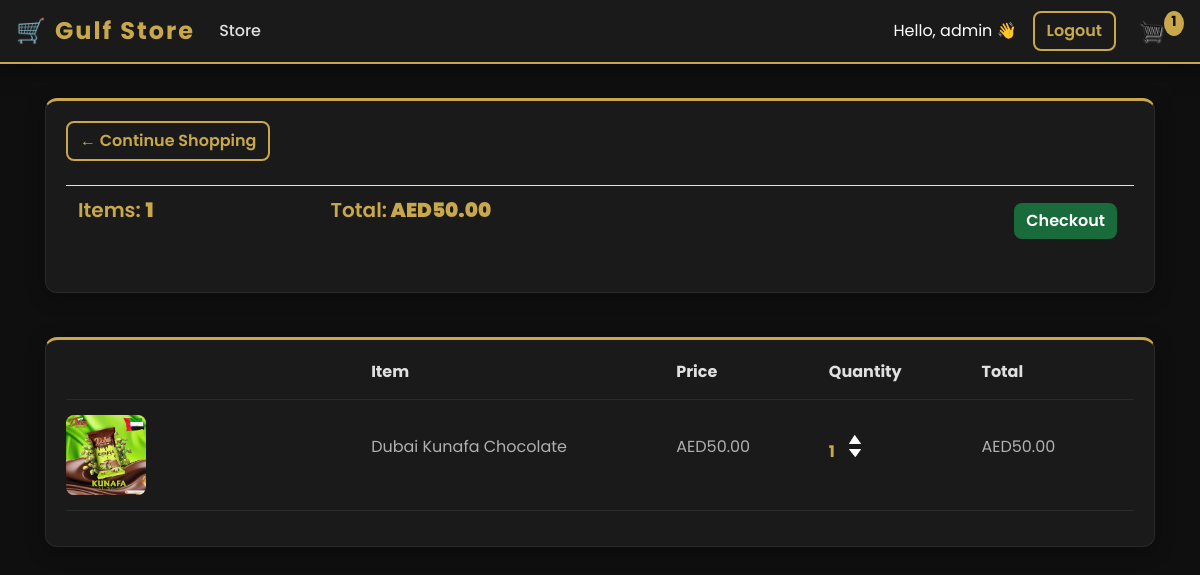
/cart/ (signed in), run on an earlier commit of the app's database.
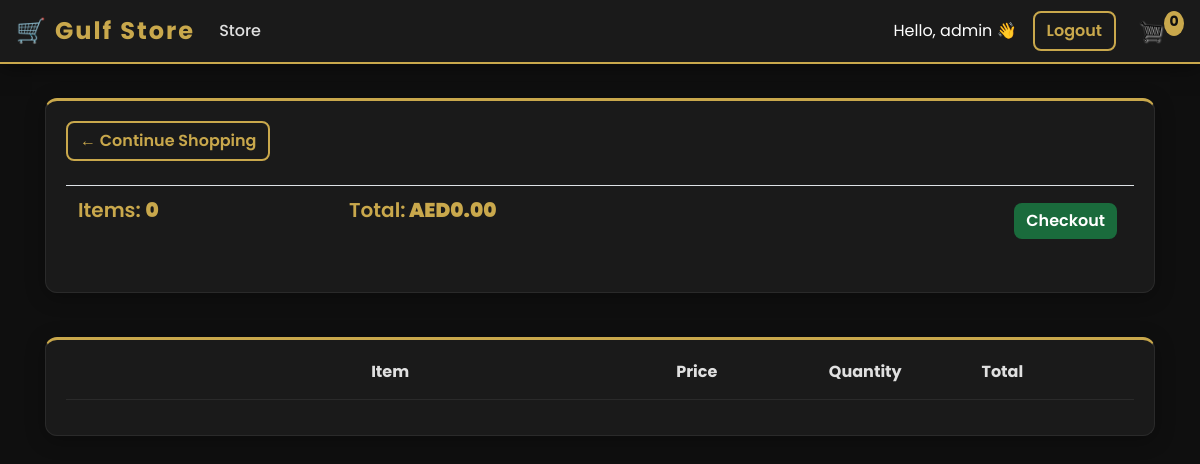
And on a later commit of the database.
### store/models.py (models this page shows, shortened)
class Order(models.Model):
	customer = models.ForeignKey(Customer, on_delete=models.SET_NULL, null=True, blank=True)
	date_ordered = models.DateTimeField(auto_now_add=True)
	complete = models.BooleanField(default=False)
	transaction_id = models.CharField(max_length=100, null=True)
	@property
	def get_cart_total(self):
		orderitems = self.orderitem_set.all()
		total = sum([item.get_total for item in orderitems])
		return total
	@property
	def get_cart_items(self):
		orderitems = self.orderitem_set.all()
		total = sum([item.quantity for item in orderitems])
		return total

class OrderItem(models.Model):
	product = models.ForeignKey(Product, on_delete=models.SET_NULL, null=True)
	order = models.ForeignKey(Order, on_delete=models.SET_NULL, null=True)
	quantity = models.IntegerField(default=0, null=True, blank=True)
	date_added = models.DateTimeField(auto_now_add=True)
	@property
	def get_total(self):
		total = self.product.price * self.quantity
		return total

class Product(models.Model):
	name = models.CharField(max_length=200)
	price = models.FloatField()
	digital = models.BooleanField(default=False,null=True, blank=True)
	image = models.ImageField(null=True, blank=True)
	@property
	def imageURL(self):
		try:
			url = self.image.url
		except:
			url = ''
		return url

### store/views.py (the view)
# urls.py: path('cart/', views.cart, name="cart"),
def cart(request):
	data = cartData(request)
	cartItems = data['cartItems']
	order = data['order']
	items = data['items']
	context = {'items':items, 'order':order, 'cartItems':cartItems}
	return render(request, 'store/cart.html', context)

### store/utils.py (called while the page is built, shortened)
def cookieCart(request):
	try:
		cart = json.loads(request.COOKIES['cart'])
	except:
		cart = {}
		print('CART:', cart)
	items = []
	order = {'get_cart_total':0, 'get_cart_items':0, 'shipping':False}
	cartItems = order['get_cart_items']
	return {'cartItems':cartItems ,'order':order, 'items':items}

def cartData(request):
	if request.user.is_authenticated:
		try:
			customer = request.user.customer
			order, created = Order.objects.get_or_create(customer=customer, complete=False)
			items = order.orderitem_set.all()
			cartItems = order.get_cart_items
		except:
			cookieData = cookieCart(request)
			cartItems = cookieData['cartItems']
			order = cookieData['order']
			items = cookieData['items']
	else:
		cookieData = cookieCart(request)
		cartItems = cookieData['cartItems']
		order = cookieData['order']
		items = cookieData['items']
	return {'cartItems':cartItems ,'order':order, 'items':items}

### store/templates/store/cart.html (shortened to what this page needs)
{% extends 'store/main.html' %}
{% load static %}
{% block content %}
	<div class="row">
		<div class="col-lg-12">
			<div class="box-element">
				<a  class="btn btn-outline-dark" href="{% url 'store' %}">&#x2190; Continue Shopping</a>
				<br>
				<br>
				<table class="table">
					<tr>
						<th><h5>Items: <strong>{{order.get_cart_items}}</strong></h5></th>
						<th><h5>Total:<strong> AED{{order.get_cart_total|floatformat:2}}</strong></h5></th>
						<th>
							<a  style="float:right; margin:5px;" class="btn btn-success" href="{% url 'checkout' %}">Checkout</a>
						</th>
					</tr>
				</table>
			</div>
			<br>
			<div class="box-element">
				<div class="cart-row">
					<div style="flex:2"><strong>Item</strong></div>
					<div style="flex:1"><strong>Price</strong></div>
					<div style="flex:1"><strong>Quantity</strong></div>
					<div style="flex:1"><strong>Total</strong></div>
				</div>
				{% for item in items %}
				<div class="cart-row">
					<div style="flex:2"><img class="row-image" src="{{item.product.imageURL}}"></div>
					<div style="flex:2"><p>{{item.product.name}}</p></div>
					<div style="flex:1"><p>AED{{item.product.price|floatformat:2}}</p></div>
					<div style="flex:1">
						<p class="quantity">{{item.quantity}}</p>
						<div class="quantity">
							<img data-product="{{item.product.id}}" data-action="add" class="chg-quantity update-cart" src="{% static  'images/arrow-up.png' %}">
							<img data-product="{{item.product.id}}" data-action="remove" class="chg-quantity update-cart" src="{% static  'images/arrow-down.png' %}">
						</div>
					</div>
					<div style="flex:1"><p>AED{{item.get_total|floatformat:2}}</p></div>
				</div>
				{% endfor %}
			</div>
		</div>
	</div>
{% endblock content %}

### store/templates/store/main.html (shortened to what this page needs)
<!DOCTYPE html>
{% load static %}
<html>
<head>
	<link rel="stylesheet" href="https://stackpath.bootstrapcdn.com/bootstrap/4.4.1/css/bootstrap.min.css">
	<link rel="stylesheet" type="text/css" href="{% static 'css/main.css' %}">
</head>
<body>
	<nav class="navbar navbar-expand-lg navbar-dark bg-dark">
	  <a class="navbar-brand" href="{% url 'store' %}">🛒 Gulf Store</a>
	  <div class="collapse navbar-collapse" id="navbarSupportedContent">
	    <ul class="navbar-nav mr-auto">
	      <li class="nav-item active">
	        <a class="nav-link" href="{% url 'store' %}">Store</a>
	      </li>
	    </ul>
	    <div class="form-inline my-2 my-lg-0">
	    	{% if request.user.is_authenticated %}
	    		<span class="text-white mr-3">Hello, {{request.user.username}} 👋</span>
	    		<form method="POST" action="{% url 'logout' %}" style="display:inline;">
    <button type="submit" class="btn btn-outline-light mr-2">Logout</button>
</form>
	    	{% else %}
	    		<a href="{% url 'login' %}" class="btn btn-warning mr-2">Login</a>
	    	{% endif %}
	    	<a href="{% url 'cart' %}">
	    		<img id="cart-icon" src="{% static 'images/cart.png' %}">
	    	</a>
	    	<p id="cart-total">{{cartItems}}</p>
	    </div>
	  </div>
	</nav>
	<div class="container">
		<br>
		{% block content %}
		{% endblock content %}
	</div>
</body>
</html>

What changed in the data, as far as the page shows it:
no longer on this page (row edited): Order: get_cart_items "1", get_cart_total "50.00"
no longer on this page (row edited): OrderItem: product.imageURL (picture), product.name "Dubai Kunafa Chocolate", product.price "50.00", quantity "1", get_total "50.00"
Also different on the page:
{{ cartItems }}: "1" → "0"
{{ order.get_cart_items }}: (not shown) → "0"
{{ order.get_cart_total|floatformat:2 }}: (not shown) → "0.00"
